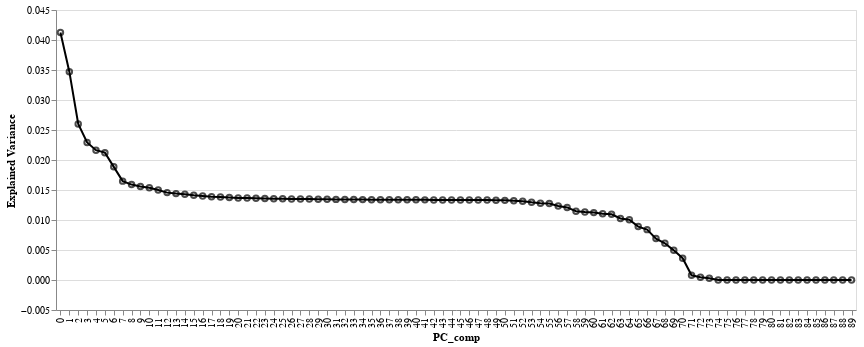

Notebook code for this chart:
### Code cell
scree = alt.Chart(df_pc_u).encode(
    alt.Y('Explained Variance'),#,title ="Explained Variance"),
    x=('PC_comp:N'),
    color =alt.value('black')
    #color=alt.Color('Explained_Variance:Q')
    #column=alt.Column('Explained_Variance:Q', sort=alt.SortField("sort_val", order="descending")),

).properties(
    width=800
)
scree.mark_line()+scree.mark_point()
# base.mark_line() + base.mark_point()  .mark_line(color="darkgray")

### Figure 1 — Vega-Lite specification as saved in the notebook (floating-point values rounded to 4 significant figures)
{"config": {"view": {"continuousWidth": 400, "continuousHeight": 300}}, "layer": [{"mark": "line", "encoding": {"color": {"value": "black"}, "x": {"field": "PC_comp", "type": "nominal"}, "y": {"field": "Explained Variance", "type": "quantitative"}}, "width": 800}, {"mark": "point", "encoding": {"color": {"value": "black"}, "x": {"field": "PC_comp", "type": "nominal"}, "y": {"field": "Explained Variance", "type": "quantitative"}}, "width": 800}], "data": {"name": "data-1ae10b3bf7e39d3991959e116b0d271b"}, "$schema": "https://vega.github.io/schema/vega-lite/v4.17.0.json", "datasets": {"data-1ae10b3bf7e39d3991959e116b0d271b": [{"Explained Variance": 0.04123, "PC_comp": 0}, {"Explained Variance": 0.03472, "PC_comp": 1}, {"Explained Variance": 0.02601, "PC_comp": 2}, {"Explained Variance": 0.02292, "PC_comp": 3}, {"Explained Variance": 0.02163, "PC_comp": 4}, {"Explained Variance": 0.02122, "PC_comp": 5}, {"Explained Variance": 0.01886, "PC_comp": 6}, {"Explained Variance": 0.01648, "PC_comp": 7}, {"Explained Variance": 0.0159, "PC_comp": 8}, {"Explained Variance": 0.01559, "PC_comp": 9}, {"Explained Variance": 0.01539, "PC_comp": 10}, {"Explained Variance": 0.01499, "PC_comp": 11}, {"Explained Variance": 0.01456, "PC_comp": 12}, {"Explained Variance": 0.0144, "PC_comp": 13}, {"Explained Variance": 0.0143, "PC_comp": 14}, {"Explained Variance": 0.01413, "PC_comp": 15}, {"Explained Variance": 0.014, "PC_comp": 16}, {"Explained Variance": 0.01387, "PC_comp": 17}, {"Explained Variance": 0.01383, "PC_comp": 18}, {"Explained Variance": 0.01375, "PC_comp": 19}, {"Explained Variance": 0.01367, "PC_comp": 20}, {"Explained Variance": 0.01365, "PC_comp": 21}, {"Explained Variance": 0.01362, "PC_comp": 22}, {"Explained Variance": 0.01358, "PC_comp": 23}, {"Explained Variance": 0.01356, "PC_comp": 24}, {"Explained Variance": 0.01354, "PC_comp": 25}, {"Explained Variance": 0.01351, "PC_comp": 26}, {"Explained Variance": 0.0135, "PC_comp": 27}, {"Explained Variance": 0.01348, "PC_comp": 28}, {"Explained Variance": 0.01346, "PC_comp": 29}, {"Explained Variance": 0.01344, "PC_comp": 30}, {"Explained Variance": 0.01344, "PC_comp": 31}, {"Explained Variance": 0.01341, "PC_comp": 32}, {"Explained Variance": 0.0134, "PC_comp": 33}, {"Explained Variance": 0.0134, "PC_comp": 34}, {"Explained Variance": 0.01338, "PC_comp": 35}, {"Explained Variance": 0.01338, "PC_comp": 36}, {"Explained Variance": 0.01337, "PC_comp": 37}, {"Explained Variance": 0.01337, "PC_comp": 38}, {"Explained Variance": 0.01337, "PC_comp": 39}, {"Explained Variance": 0.01336, "PC_comp": 40}, {"Explained Variance": 0.01336, "PC_comp": 41}, {"Explained Variance": 0.01335, "PC_comp": 42}, {"Explained Variance": 0.01335, "PC_comp": 43}, {"Explained Variance": 0.01335, "PC_comp": 44}, {"Explained Variance": 0.01334, "PC_comp": 45}, {"Explained Variance": 0.01334, "PC_comp": 46}, {"Explained Variance": 0.01333, "PC_comp": 47}, {"Explained Variance": 0.01333, "PC_comp": 48}, {"Explained Variance": 0.0133, "PC_comp": 49}, {"Explained Variance": 0.01327, "PC_comp": 50}, {"Explained Variance": 0.01321, "PC_comp": 51}, {"Explained Variance": 0.01312, "PC_comp": 52}, {"Explained Variance": 0.01294, "PC_comp": 53}, {"Explained Variance": 0.01281, "PC_comp": 54}, {"Explained Variance": 0.01273, "PC_comp": 55}, {"Explained Variance": 0.01233, "PC_comp": 56}, {"Explained Variance": 0.0121, "PC_comp": 57}, {"Explained Variance": 0.01147, "PC_comp": 58}, {"Explained Variance": 0.01132, "PC_comp": 59}, {"Explained Variance": 0.01123, "PC_comp": 60}, {"Explained Variance": 0.01104, "PC_comp": 61}, {"Explained Variance": 0.01095, "PC_comp": 62}, {"Explained Variance": 0.01027, "PC_comp": 63}, {"Explained Variance": 0.01004, "PC_comp": 64}, {"Explained Variance": 0.008905, "PC_comp": 65}, {"Explained Variance": 0.008394, "PC_comp": 66}, {"Explained Variance": 0.0069, "PC_comp": 67}, {"Explained Variance": 0.006123, "PC_comp": 68}, {"Explained Variance": 0.004942, "PC_comp": 69}, {"Explained Variance": 0.003631, "PC_comp": 70}, {"Explained Variance": 0.0007837, "PC_comp": 71}, {"Explained Variance": 0.0004555, "PC_comp": 72}, {"Explained Variance": 0.0002865, "PC_comp": 73}, {"Explained Variance": 1.279e-05, "PC_comp": 74}, {"Explained Variance": 1.105e-17, "PC_comp": 75}, {"Explained Variance": 1.084e-17, "PC_comp": 76}, {"Explained Variance": 5.062e-18, "PC_comp": 77}, {"Explained Variance": 4.562e-18, "PC_comp": 78}, {"Explained Variance": 3.085e-18, "PC_comp": 79}, {"Explained Variance": 2.175e-18, "PC_comp": 80}, {"Explained Variance": 6.789e-19, "PC_comp": 81}, {"Explained Variance": 0.0, "PC_comp": 82}, {"Explained Variance": -1.26e-19, "PC_comp": 83}, {"Explained Variance": -3.723e-19, "PC_comp": 84}, {"Explained Variance": -2.518e-18, "PC_comp": 85}, {"Explained Variance": -3.383e-18, "PC_comp": 86}, {"Explained Variance": -4.752e-18, "PC_comp": 87}, {"Explained Variance": -8.156e-18, "PC_comp": 88}, {"Explained Variance": -8.9e-18, "PC_comp": 89}]}}
